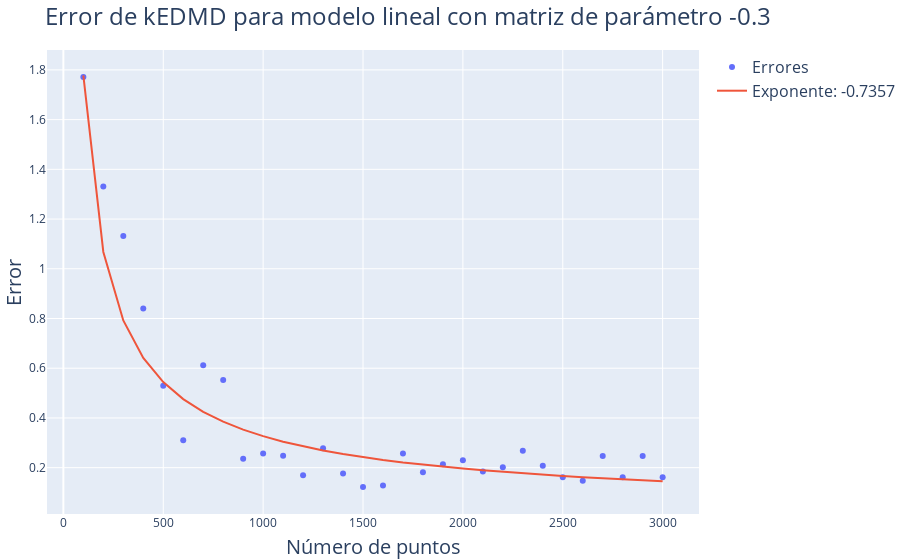

Notebook code cell kept with this figure:
### Code cell
# Alpha a utilizar
alpha = -0.3

# Número de puntos
Ns = np.arange(100, 3100, 100)

# Errores
errors = np.zeros(len(Ns))

# Cálculo de errores
for i in range(len(Ns)):
    x, x_koop, _, _ = compute_linear_kedmd(alpha, Ns[i])
    errors[i] = np.linalg.norm(x - x_koop)

# Ajustar una curva como raíz cuadrada a los errores
fit = np.polyfit(np.log(Ns), np.log(errors), 1)

# Plot
fig = go.Figure()

fig.add_trace(go.Scatter(x=Ns, y=errors, name='Errores', mode='markers'))
fig.add_trace(go.Scatter(x=Ns, y=np.exp(fit[1])*Ns**fit[0], name=f'Exponente: {fit[0].round(4)}', mode='lines'))

# Colocar titulo
fig.update_layout(
    title=f"Error de kEDMD para modelo lineal con matriz de parámetro {alpha}",
    xaxis_title="Número de puntos",
    yaxis_title="Error",
    margin=dict(l=0, r=0, t=50, b=0)
    )

fig.write_image(img_path+"Linear1Errors.pdf")

fig.show()

### Figure 1 — Plotly figure (JSON) as saved in the notebook; plotly's stock layout.template omitted (floating-point values rounded to 4 significant figures)
{"data": [{"mode": "markers", "name": "Errores", "type": "scatter", "x": [100, 200, 300, 400, 500, 600, 700, 800, 900, 1000, 1100, 1200, 1300, 1400, 1500, 1600, 1700, 1800, 1900, 2000, 2100, 2200, 2300, 2400, 2500, 2600, 2700, 2800, 2900, 3000], "y": [1.772, 1.331, 1.132, 0.8401, 0.5294, 0.3099, 0.6119, 0.5523, 0.2363, 0.2567, 0.2476, 0.1699, 0.2779, 0.1765, 0.122, 0.128, 0.2567, 0.182, 0.2134, 0.2301, 0.1849, 0.2013, 0.2684, 0.2078, 0.1612, 0.1473, 0.2474, 0.1615, 0.2472, 0.1619]}, {"mode": "lines", "name": "Exponente: -0.7357", "type": "scatter", "x": [100, 200, 300, 400, 500, 600, 700, 800, 900, 1000, 1100, 1200, 1300, 1400, 1500, 1600, 1700, 1800, 1900, 2000, 2100, 2200, 2300, 2400, 2500, 2600, 2700, 2800, 2900, 3000], "y": [1.778, 1.068, 0.7923, 0.6412, 0.5441, 0.4758, 0.4248, 0.385, 0.3531, 0.3267, 0.3046, 0.2857, 0.2694, 0.2551, 0.2425, 0.2312, 0.2211, 0.212, 0.2038, 0.1962, 0.1893, 0.1829, 0.177, 0.1716, 0.1665, 0.1618, 0.1573, 0.1532, 0.1493, 0.1456]}], "layout": {"margin": {"b": 0, "l": 0, "r": 0, "t": 50}, "title": {"text": "Error de kEDMD para modelo lineal con matriz de parámetro -0.3"}, "xaxis": {"title": {"text": "Número de puntos"}}, "yaxis": {"title": {"text": "Error"}}}}
